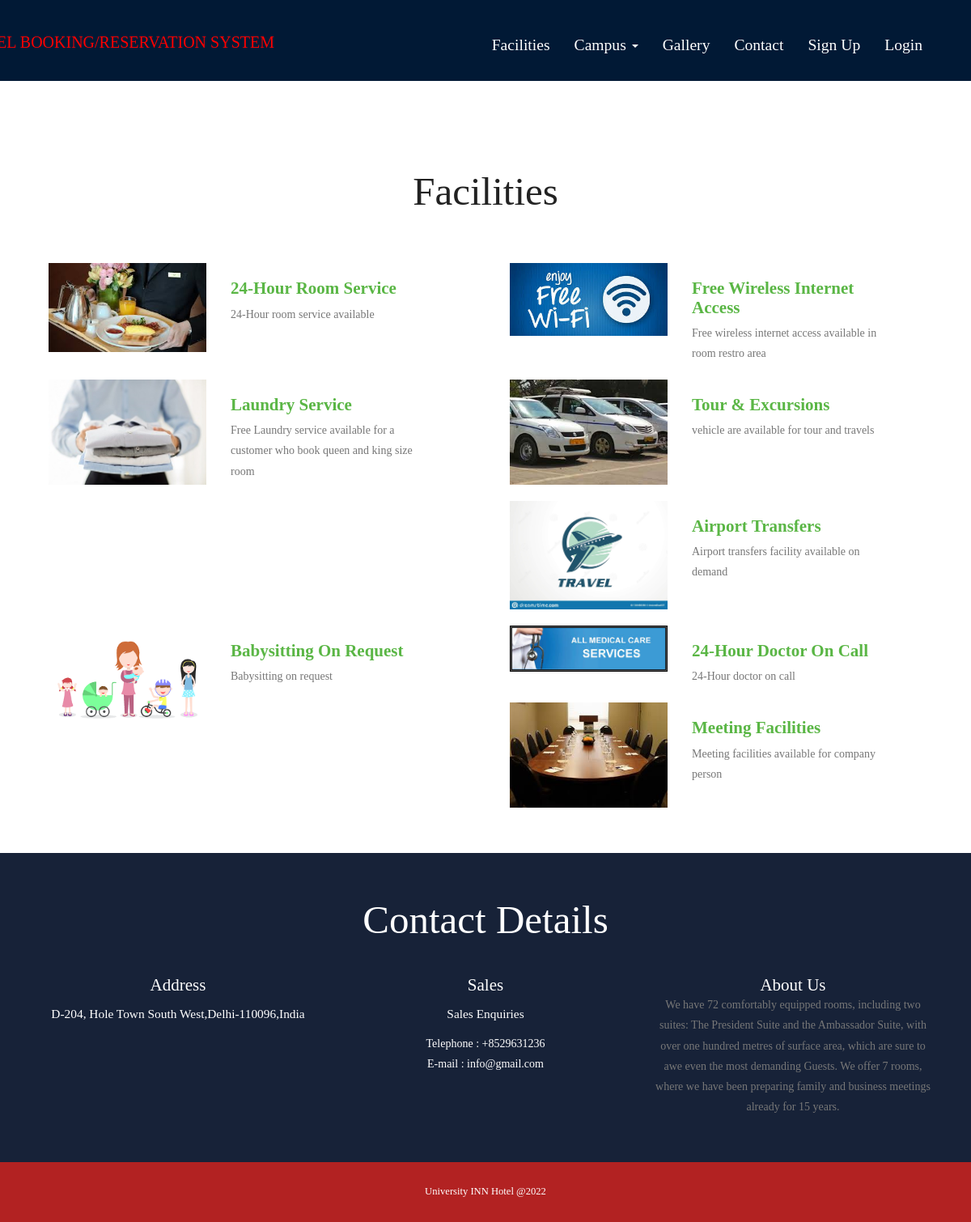
/services.php, run on the app's committed database.
### tables this page shows
CREATE TABLE `tblfacility` (
  `ID` int(10) NOT NULL,
  `FacilityTitle` varchar(200) DEFAULT NULL,
  `Description` mediumtext DEFAULT NULL,
  `Image` varchar(200) DEFAULT NULL,
  `CreationDate` timestamp NULL DEFAULT current_timestamp()
);

CREATE TABLE `tblpage` (
  `ID` int(10) NOT NULL,
  `PageType` varchar(120) DEFAULT NULL,
  `PageTitle` varchar(200) DEFAULT NULL,
  `PageDescription` mediumtext DEFAULT NULL,
  `Email` varchar(120) DEFAULT NULL,
  `MobileNumber` bigint(10) DEFAULT NULL,
  `UpdationDate` timestamp NULL DEFAULT NULL ON UPDATE current_timestamp()
);

### services.php (the view, shortened to what this page needs)
<?php
include('includes/dbconnection.php');
?>
<!DOCTYPE HTML>
<html>
<head>
<link href="css/bootstrap.css" rel="stylesheet" type="text/css" media="all">
<link href="css/style.css" rel="stylesheet" type="text/css" media="all" />
</head>
<body>
			<div class="header head-top">
				<div class="container">
	<?php include_once('includes/header.php');?>
		</div>
</div>
		<div class="content">
			<div class="services">
	<div class="container">
		<div class="services-main">
				<h2>Facilities</h2>
			<div class="services1">
				<?php
$sql="SELECT * from tblfacility";
$query = $dbh -> prepare($sql);
$query->execute();
$results=$query->fetchAll(PDO::FETCH_OBJ);
$cnt=1;
if($query->rowCount() > 0)
{
foreach($results as $row)
{               ?>
				<div class="col-md-6 services-grid">
					<br />
					<div class="col-md-5 serv-img">
						<img src="admin/images/<?php echo $row->Image;?>" height="300" width="300" alt="" class="img-responsive">
					</div><br />
					<div class="col-md-6 serv-text">
						<h4><?php  echo htmlentities($row->FacilityTitle);?> </h4>
						<p><?php  echo htmlentities($row->Description);?> </p>
					</div>
				  <div class="clearfix"> </div>
				</div><?php $cnt=$cnt+1;}} ?>
			</div>
		</div>
	</div>
</div>
			<?php include_once('includes/getintouch.php');?>
			</div>
				<?php include_once('includes/footer.php');?>
</body>
</html>

### includes/getintouch.php
<div style="background-color: #172238;" class="touch-section">
					<div  class="container">
						<h3 style="color:WHITE;">Contact Details</h3>
						<div class="touch-grids">
							<?php
$sql="SELECT * from tblpage where PageType='contactus'";
$query = $dbh -> prepare($sql);
$query->execute();
$results=$query->fetchAll(PDO::FETCH_OBJ);
$cnt=1;
if($query->rowCount() > 0)
{
foreach($results as $row)
{               ?>
							<div class="col-md-4 touch-grid">
								<h4 style="color:WHITE;">address</h4>
								<h5 style="color:WHITE;"> <?php  echo htmlentities($row->PageDescription);?></h5>
							</div>
							<div  class="col-md-4 touch-grid">
								<h4 style="color:WHITE;">Sales</h4>
								<h5 style="color:WHITE;">Sales Enquiries</h5>
								<p style="color:WHITE;">Telephone : +<?php  echo htmlentities($row->MobileNumber);?></p>
							<p style="color:WHITE;">E-mail : <?php  echo htmlentities($row->Email);?></p>
							</div><?php $cnt=$cnt+1;}} ?>
							<div class="col-md-4 touch-grid">
								<?php
$sql="SELECT * from tblpage where PageType='aboutus'";
$query = $dbh -> prepare($sql);
$query->execute();
$results=$query->fetchAll(PDO::FETCH_OBJ);
$cnt=1;
if($query->rowCount() > 0)
{
foreach($results as $row)
{               ?>
							<h4 style="color:WHITE;"><?php  echo htmlentities($row->PageTitle);?></h4>
								<p><?php  echo htmlentities($row->PageDescription);?></p>
							</div><?php $cnt=$cnt+1;}} ?>
							<div class="clearfix"></div>
						</div>
					</div>
					</div>

### css/style.css (style rules this page uses)
h1,h2,h3,h4,h5,h6 { padding:0 0; margin:0 0; }
p { padding:0 0; margin:0 0; }
body { padding:0 0; margin:0 0; font-family: 'OpenSans-Regular' }
.header { background:url(../images/a4.jpg) no-repeat 0px 0px; background-size:300px 100px; -webkit-background-size:1550px 100px; -moz-background-size: 1550px 100px; -o-background-size: 1550px 100px; -ms-background-size: 1550px 100px; min-height:764px; padding-bottom: 4em; }
.touch-section { padding: 4em 0; text-align: center; background-color: #eee; }
.touch-grids { margin-top: 3em; }
.touch-grid h4 { font-size: 1.5em; color: #222; text-transform: capitalize; }
.touch-section h3 { font-size: 3.5em; text-transform: capitalize; font-family: 'Rancho-Regular'; color: #222; }
.touch-grid h5 { font-size: 1.1em; padding: 1em 0; color: #222; }
.touch-grid p { font-size: 1em; line-height: 1.8em; color: #777; }
.head-top { min-height: 115px !important; }
.services { padding: 4em 0em; }
.services-main h2 { font-size: 3.5em; text-transform: capitalize; font-family: 'Rancho-Regular'; color: #222; text-align:center; }
.services1 { margin: 3em 0; }
.serv-text h4 { color: #5ab645; text-transform: capitalize; font-weight: 600; font-size:1.5em; }
.serv-text p { font-size: 1em; color: #777; line-height: 1.8em; padding: .5em 0 0; }
@media (max-width:1440px) { .header { min-height: 679px; } }
@media (max-width:1366px) { .header { min-height: 652px; } }
@media (max-width:1280px) { .header { min-height: 602px; } }

### data on the page
tblfacility: Image (picture), FacilityTitle "24-Hour Room Service", Description "24-Hour room service available"
tblfacility: Image (picture), FacilityTitle "Free Wireless Internet Access", Description "Free wireless internet access available in room restro area"
tblfacility: Image (picture), FacilityTitle "Laundry Service", Description "Free Laundry service available for a customer who book queen and king size room"
tblfacility: Image (picture), FacilityTitle "Tour & Excursions", Description "vehicle are available for tour and travels"
tblfacility: Image (picture), FacilityTitle "Airport Transfers", Description "Airport transfers facility available on demand"
tblfacility: Image (picture), FacilityTitle "Babysitting On Request", Description "Babysitting on request"
tblfacility: Image (picture), FacilityTitle "24-Hour Doctor On Call", Description "24-Hour doctor on call"
tblfacility: Image (picture), FacilityTitle "Meeting Facilities", Description "Meeting facilities available for company person"
tblpage: PageDescription "D-204, Hole Town South West,Delhi-110096,India", MobileNumber "8529631236", Email "info@gmail.com"
tblpage: PageTitle "About Us", PageDescription "We have 72 comfortably equipped rooms, including two suites: The President Suite and the Ambassador Suite, with over one hundred metres of surface area, which are sure to awe even the most demanding Guests. We offer 7 rooms, where we have been preparing family and business meetings already for 15 years."
